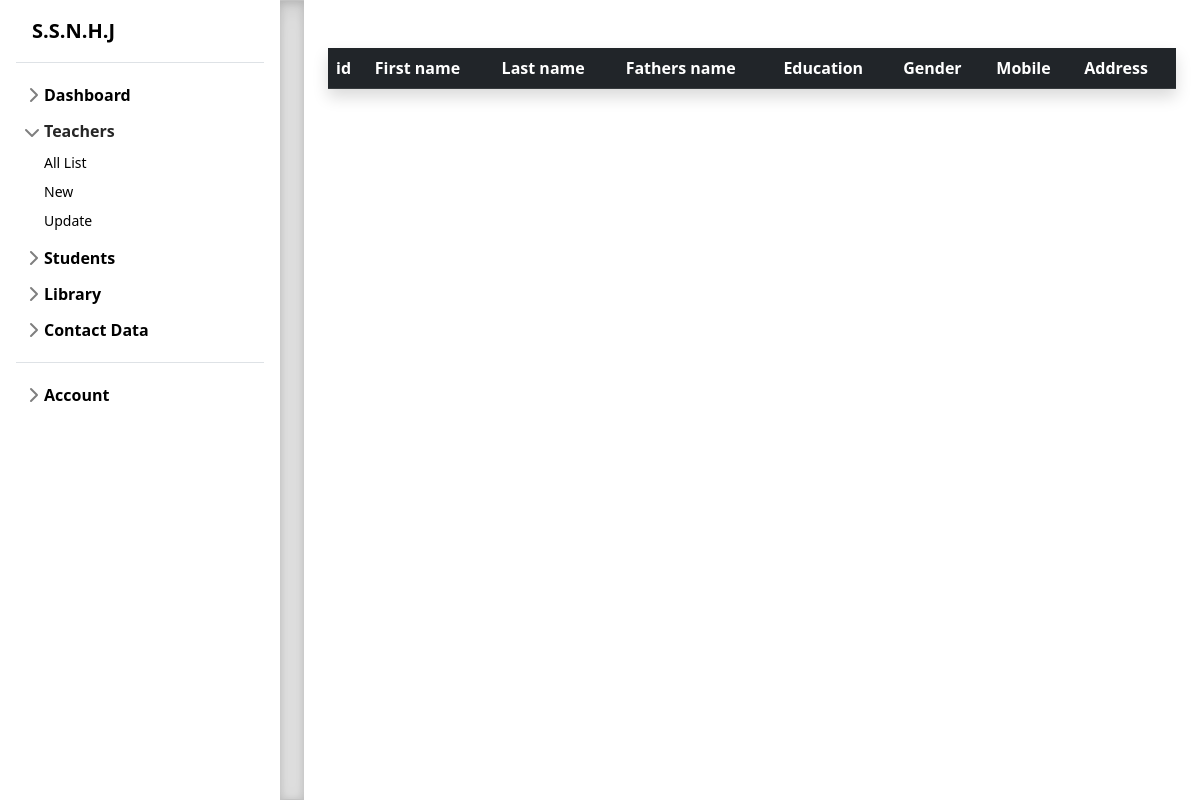
Page /dashboard/teachers.php (signed in) on the earlier database version.
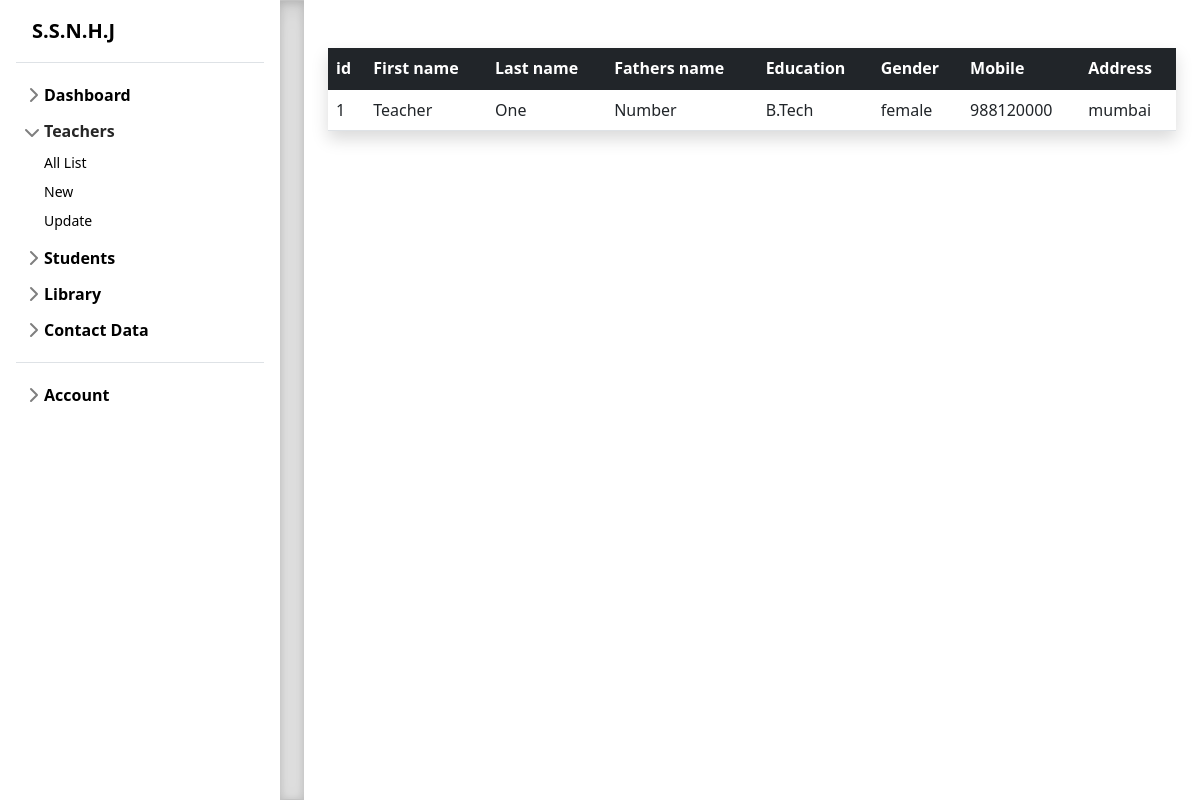
Same page on the later database version.
### tables this page shows
CREATE TABLE `teachers` (
  `teacher_id` int(10) NOT NULL,
  `first_name` varchar(255) NOT NULL,
  `last_name` varchar(255) NOT NULL,
  `fathers_name` varchar(255) NOT NULL,
  `education` varchar(255) NOT NULL,
  `mobile` varchar(255) NOT NULL,
  `gender` varchar(255) NOT NULL,
  `address` varchar(255) NOT NULL
);

### dashboard/teachers.php (the view, shortened to what this page needs)
<?php
include 'components/header.php';
include 'connection.php' ?>
<main class="d-flex flex-nowrap">
  <slider class="flex-shrink-0 p-3" style="width: 280px;">
    <a href="index.php" class="d-flex align-items-center pb-3 mb-3 link-body-emphasis text-decoration-none border-bottom">
    <span class="fs-5 ms-3 fw-semibold">S.S.N.H.J</span>
    </a>
    <ul class="list-unstyled ps-0">
        <li class="mb-1">
          <button class="btn btn-toggle d-inline-flex align-items-center rounded border-0 collapsed" data-bs-toggle="collapse" data-bs-target="#dashboard-collapse" aria-expanded="false">
            Dashboard
          </button>
        </li>
        <li class="mb-1">
          <button class="btn btn-toggle d-inline-flex align-items-center rounded border-0 collapsed" data-bs-toggle="collapse" data-bs-target="#teachers-collapse" aria-expanded="true">
            Teachers
          </button>
          <div class="collapse show " id="teachers-collapse">
            <ul class="btn-toggle-nav list-unstyled fw-normal pb-1 small">
              <li><a href="teachers.php#all_list" class="link-body-emphasis d-inline-flex text-decoration-none rounded">All List</a></li>
              <li><a href="teachers.php#add_new" class="link-body-emphasis d-inline-flex text-decoration-none rounded">New</a></li>
              <li><a href="teachers.php#update_user" class="link-body-emphasis d-inline-flex text-decoration-none rounded">Update</a></li>
            </ul>
          </div>
        </li>
        <li class="mb-1">
          <button class="btn btn-toggle d-inline-flex align-items-center rounded border-0 collapsed" data-bs-toggle="collapse" data-bs-target="#students-collapse" aria-expanded="false">
            Students
          </button>
        </li>
        <li class="mb-1">
          <button class="btn btn-toggle d-inline-flex align-items-center rounded border-0 collapsed" data-bs-toggle="collapse" data-bs-target="#library-collapse" aria-expanded="false">
            Library
          </button>
        </li>
      <li class="mb-1">
        <button class="btn btn-toggle d-inline-flex align-items-center rounded border-0 collapsed" data-bs-toggle="collapse" data-bs-target="#contact-data-collapse" aria-expanded="false">
          Contact Data
        </button>
      </li>
        <li class="border-top my-3"></li>
        <li class="mb-1">
          <button class="btn btn-toggle d-inline-flex align-items-center rounded border-0 collapsed" data-bs-toggle="collapse" data-bs-target="#account-collapse" aria-expanded="false">
            Account
          </button>
        </li>
    </ul>
  </slider>
<div class="b-example-divider b-example-vr"></div>
<div class="main_container py-4 px-4 w-100">
  <div class="full_block py-4 " id="all_list">
    <table class="table table-hover shadow ">
      <thead>
        <tr class="table-dark">
          <th scope="col">id</th>
          <th scope="col">First name</th>
          <th scope="col">Last name</th>
          <th scope="col">Fathers name</th>
          <th scope="col">Education</th>
          <th scope="col">Gender</th>
          <th scope="col">Mobile</th>
          <th scope="col">Address</th>
        </tr>
      </thead>
      <tbody class="table-group-divider">
        <?php
        $sql = "SELECT * FROM `teachers`";
        $result = mysqli_query($conn, $sql);
        if($result){
          foreach($result as $value){
            echo "<tr>";
            echo "<td>".$value['teacher_id']."</td>";
            echo "<td>".$value['first_name']."</td>";
            echo "<td>".$value['last_name']."</td>";
            echo "<td>".$value['fathers_name']."</td>";
            echo "<td>".$value['education']."</td>";
            echo "<td>".$value['gender']."</td>";
            echo "<td>".$value['mobile']."</td>";
            echo "<td>".$value['address']."</td>";
            echo "</tr>";
          }
        }
        ?>
      </tbody>
    </table>
  </div>
</div>
</main>
</body>
</html>

Differences in the rows shown:
added teachers: teacher_id "1", first_name "Teacher", last_name "One", fathers_name "Number", education "B.Tech", gender "female", mobile "988120000", address "mumbai"
